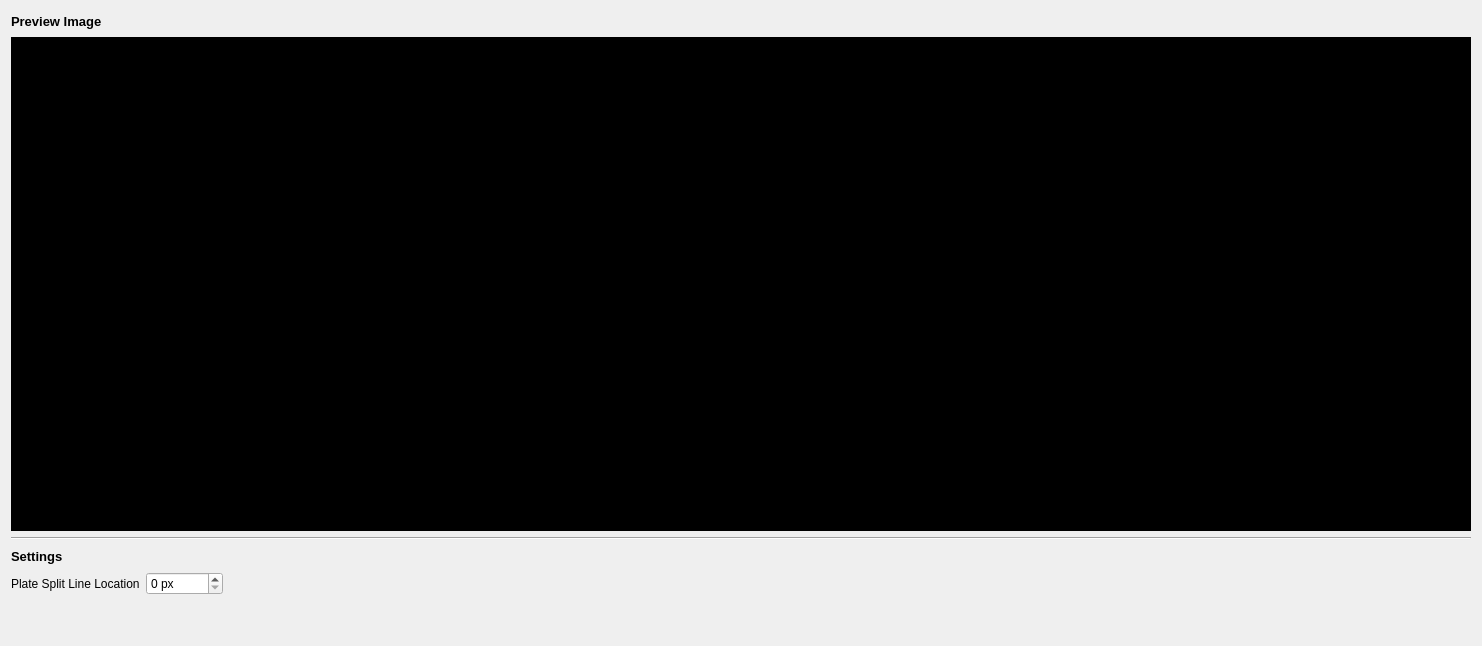
          <widget class="QWidget" name="settings_plate_splitting_tab">
           <attribute name="title">
            <string>Plate Splitting</string>
           </attribute>
           <layout class="QVBoxLayout" name="verticalLayout">
            <item>
             <layout class="QHBoxLayout" name="horizontalLayout_2">
              <item>
               <widget class="QLabel" name="label_10">
                <property name="font">
                 <font>
                  <pointsize>10</pointsize>
                  <weight>75</weight>
                  <bold>true</bold>
                 </font>
                </property>
                <property name="text">
                 <string>Preview Image</string>
                </property>
               </widget>
              </item>
              <item>
               <spacer name="horizontalSpacer_2">
                <property name="orientation">
                 <enum>Qt::Horizontal</enum>
                </property>
                <property name="sizeHint" stdset="0">
                 <size>
                  <width>40</width>
                  <height>20</height>
                 </size>
                </property>
               </spacer>
              </item>
             </layout>
            </item>
            <item>
             <widget class="QLabel" name="plate_spliting_image_label">
              <property name="sizePolicy">
               <sizepolicy hsizetype="Fixed" vsizetype="Fixed">
                <horstretch>0</horstretch>
                <verstretch>0</verstretch>
               </sizepolicy>
              </property>
              <property name="minimumSize">
               <size>
                <width>1460</width>
                <height>494</height>
               </size>
              </property>
              <property name="maximumSize">
               <size>
                <width>1460</width>
                <height>494</height>
               </size>
              </property>
              <property name="styleSheet">
               <string notr="true">background-color:black;</string>
              </property>
              <property name="text">
               <string/>
              </property>
              <property name="scaledContents">
               <bool>false</bool>
              </property>
             </widget>
            </item>
            <item>
             <widget class="Line" name="line_3">
              <property name="orientation">
               <enum>Qt::Horizontal</enum>
              </property>
             </widget>
            </item>
            <item>
             <layout class="QHBoxLayout" name="horizontalLayout_3">
              <item>
               <widget class="QLabel" name="label_12">
                <property name="font">
                 <font>
                  <pointsize>10</pointsize>
                  <weight>75</weight>
                  <bold>true</bold>
                 </font>
                </property>
                <property name="text">
                 <string>Settings</string>
                </property>
               </widget>
              </item>
              <item>
               <spacer name="horizontalSpacer_3">
                <property name="orientation">
                 <enum>Qt::Horizontal</enum>
                </property>
                <property name="sizeHint" stdset="0">
                 <size>
                  <width>40</width>
                  <height>20</height>
                 </size>
                </property>
               </spacer>
              </item>
             </layout>
            </item>
            <item>
             <layout class="QHBoxLayout" name="horizontalLayout_4">
              <item>
               <layout class="QFormLayout" name="formLayout">
                <item row="0" column="0">
                 <widget class="QLabel" name="label_13">
                  <property name="text">
                   <string>Plate Split Line Location</string>
                  </property>
                 </widget>
                </item>
                <item row="0" column="1">
                 <widget class="QSpinBox" name="alignment_shared_split_line_spinbox">
                  <property name="suffix">
                   <string> px</string>
                  </property>
                  <property name="maximum">
                   <number>99999</number>
                  </property>
                 </widget>
                </item>
               </layout>
              </item>
              <item>
               <spacer name="horizontalSpacer_4">
                <property name="orientation">
                 <enum>Qt::Horizontal</enum>
                </property>
                <property name="sizeHint" stdset="0">
                 <size>
                  <width>40</width>
                  <height>20</height>
                 </size>
                </property>
               </spacer>
              </item>
             </layout>
            </item>
            <item>
             <spacer name="verticalSpacer">
              <property name="orientation">
               <enum>Qt::Vertical</enum>
              </property>
              <property name="sizeHint" stdset="0">
               <size>
                <width>20</width>
                <height>40</height>
               </size>
              </property>
             </spacer>
            </item>
           </layout>
          </widget>
